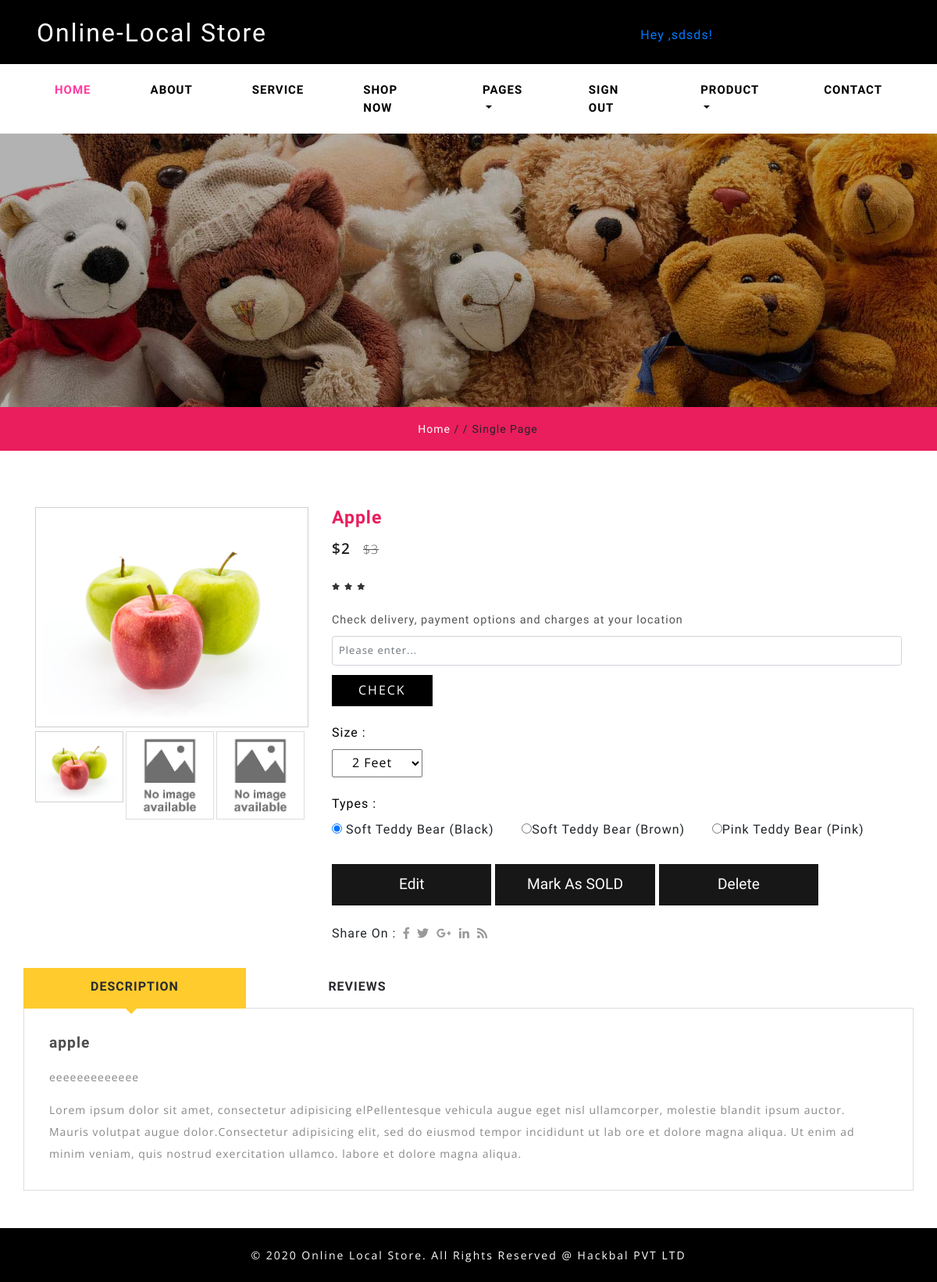
/shop/single?id=3 (signed in), run on the app's committed database.
### localShop/models.py (models this page shows)
class userProfile(models.Model):
	user = models.OneToOneField(User, on_delete=models.CASCADE)
	state = models.CharField(max_length=200,default='')
	shop_name = models.CharField(max_length=200,default='')
	house = models.CharField(max_length=200,default='')
	town = models.CharField(max_length=200,default='')
	address = models.CharField(max_length=200,default='')
	pincode = models.CharField(max_length=12,default='')
	phone = models.CharField(max_length=12,default='')
	is_store = models.BooleanField(default=False)
	description = models.CharField(max_length=200,default='')
	img = models.ImageField(upload_to='localshop/pics', default='default.jpg')
	is_active = models.BooleanField(default=True)
	license_no = models.CharField(max_length=20,default='')

### shop/models.py (models this page shows)
class products(models.Model):
	pname = models.CharField(max_length=100)
	ptype = models.CharField(max_length=10)
	description = models.TextField()
	stock = models.IntegerField()
	price  =models.IntegerField()
	img1 = models.ImageField(upload_to='localshop/pics')
	img2 = models.ImageField(upload_to='localshop/pics', default='default.jpg')
	img3 = models.ImageField(upload_to='localshop/pics', default='default.jpg')
	offer = models.BooleanField(default=False)
	isactive = models.BooleanField(default=True)
	offerprice = models.IntegerField(blank=True,null=True)
	created_at = models.DateField(auto_now_add=True)
	owner = models.ForeignKey(User,default=None,on_delete=models.CASCADE)

### shop/views.py (the view)
# urls.py: path('single', views.single,name='store_single'),
def single(request):
	current_user = request.user
	pid = request.GET['id']
	product=products.objects.filter(owner=request.user,id=pid)
	return render(request,"shop/single.html",{'product':product})

### template/shop/single.html (shortened to what this page needs)
   {% load static %}
<!DOCTYPE html>
<html lang="zxx">
   <head>
      <link href="{% static 'localshop/css/bootstrap.min.css' %}" rel="stylesheet" type="text/css" media="all">
      <link href="{% static 'localshop/css/fontawesome-all.min.css' %}" rel="stylesheet" type="text/css" media="all">
      <link rel="stylesheet" href="{% static 'localshop/css/shop.css' %}" type="text/css" />
      <link rel="stylesheet" type="text/css" href="{% static 'localshop/css/jquery-ui1.css' %}">
      <link href="{% static 'localshop/css/easy-responsive-tabs.css' %}" rel='stylesheet' type='text/css' />
      <link rel="stylesheet" href="{% static 'localshop/css/flexslider.css' %}" type="text/css" media="screen" />
      <link href="{% static 'localshop/css/style.css' %}" rel='stylesheet' type='text/css' media="all">
   </head>
   <body>
      <div class="header-outs" id="home">
            <div class="container-fluid">
               <div class="hedder-up row">
                  <div class="col-lg-3 col-md-3 logo-head">
                     <h1><a class="navbar-brand" href="/">Online-Local Store</a></h1>
                  </div>
                  <div class="col-lg-5 col-md-6 search-right">
                  </div>
                  <div class="col-lg-4 col-md-3 right-side-cart">
                     <div class="cart-icons">
                        <ul>
                           <li>
                              <a class="nav-link " href="shop" id="dropdown04" data-toggle="dropdown" aria-haspopup="true" aria-expanded="false">Hey ,{{ user.userprofile.shop_name }}!</a>
                           </li>
                        </ul>
                     </div>
                  </div>
               </div>
            </div>
            <nav class="navbar navbar-expand-lg navbar-light">
               <div class="collapse navbar-collapse justify-content-center" id="navbarSupportedContent">
                  <ul class="navbar-nav ">
                     <li class="nav-item active">
                        <a class="nav-link" href="index.html">Home <span class="sr-only">(current)</span></a>
                     </li>
                     <li class="nav-item">
                        <a href="about.html" class="nav-link">About</a>
                     </li>
                     <li class="nav-item">
                        <a href="service.html" class="nav-link">Service</a>
                     </li>
                     <li class="nav-item">
                        <a href="shop.html" class="nav-link">Shop Now</a>
                     </li>
                     <li class="nav-item dropdown">
                        <a class="nav-link dropdown-toggle" href="#" id="navbarDropdown" role="button" data-toggle="dropdown" aria-haspopup="true" aria-expanded="false">
                        Pages
                        </a>
                     </li>
                     {% if not user.is_authenticated %}
                     <li class="nav-item dropdown">
                        <a class="nav-link dropdown-toggle" href="#" id="navbarDropdown" role="button" data-toggle="dropdown" aria-haspopup="true" aria-expanded="false">
                        Store Keeper
                        </a>
                        <div class="dropdown-menu" aria-labelledby="navbarDropdown">
                           <a class="nav-link" href="/shop/login">Log In</a>
                           <a class="nav-link " href="/shop/signup">Sign Up</a>
                        </div>
                     </li>
                     {% else %}
                     <li class="nav-item">
                        <a href="/shop/logout" class="nav-link">Sign Out</a>
                     </li>
                     {% endif %}
                     <li class="nav-item dropdown">
                        <a class="nav-link dropdown-toggle" href="#" id="navbarDropdown1" role="button" data-toggle="dropdown" aria-haspopup="true" aria-expanded="false">
                        Product
                        </a>
                     </li>
                     <li class="nav-item">
                        <a href="contact.html" class="nav-link">Contact</a>
                     </li>
                  </ul>
               </div>
            </nav>
         </div>
      <div class="inner_page-banner one-img">
      </div>
      <div class="using-border py-3">
         <div class="inner_breadcrumb  ml-4">
            <ul class="short_ls">
               <li>
                  <a href="index.html">Home</a>
                  <span>/ /</span>
               </li>
               <li>Single Page</li>
            </ul>
         </div>
      </div>
      <section class="banner-bottom py-lg-5 py-3">
         <div class="container">
            {% for pro in product %}
            <div class="inner-sec-shop pt-lg-4 pt-3">
               <div class="row">
                  <div class="col-lg-4 single-right-left ">
                     <div class="grid images_3_of_2">
                        <div class="flexslider1">
                           <ul class="slides">
                              <li data-thumb="{{ pro.img1.url}}">
                                 <div class="thumb-image"> <img src="{{ pro.img1.url}}" data-imagezoom="true" class="img-fluid" alt=" "> </div>
                              </li>
                           </ul>
                        </div>
                     </div>
                  </div>
                  <div class="col-lg-8 single-right-left simpleCart_shelfItem">
                     <h3>{{ pro.pname }}</h3>
                     <p><span class="item_price">${% if pro.offer %}{{ pro.offerprice }}{% else %}{{ pro.price }}{% endif %}</span>
                       {% if pro.offer %} <del>${{ pro.price }}</del>{% endif %}
                     </p>
                     <div class="rating1">
                        <ul class="stars">
                           <li><a href="#"><i class="fa fa-star" aria-hidden="true"></i></a></li>
                           <li><a href="#"><i class="fa fa-star" aria-hidden="true"></i></a></li>
                           <li><a href="#"><i class="fa fa-star" aria-hidden="true"></i></a></li>
                        </ul>
                     </div>
                     <div class="description">
                        <h5>Check delivery, payment options and charges at your location</h5>
                        <form action="#" method="post">
                           <input class="form-control" type="text" name="Email" placeholder="Please enter..." required="">
                           <input type="submit" value="Check">
                        </form>
                     </div>
                     <div class="color-quality">
                        <div class="color-quality-right">
                           <h5>Size :</h5>
                           <select id="country1" onchange="change_country(this.value)" class="frm-field required sect">
                              <option value="null">2 Feet</option>
                           </select>
                        </div>
                     </div>
                     <div class="occasional">
                        <h5>Types :</h5>
                        <div class="colr ert">
                           <label class="radio"><input type="radio" name="radio" checked=""> Soft Teddy Bear (Black)</label>
                        </div>
                        <div class="colr">
                           <label class="radio"><input type="radio" name="radio">Soft Teddy Bear (Brown)</label>
                        </div>
                        <div class="colr">
                           <label class="radio"><input type="radio" name="radio">Pink Teddy Bear (Pink)</label>
                        </div>
                        <div class="clearfix"> </div>
                     </div>
                     <div class="occasion-cart">
                        <div class="toys single-item singlepage">
                              <button type="submit" class="toys-cart ptoys-cart add">
                              Edit
                              </button>
                              <button type="submit" class="toys-cart ptoys-cart add">
                              Mark as SOLD
                              </button>
                              <button type="submit" class="toys-cart ptoys-cart add">
                              Delete
                              </button>
                        </div>
                     </div>
                     <ul class="footer-social text-left mt-lg-4 mt-3">
                        <li>Share On : </li>
                        <li class="mx-1">
                           <a href="#">
                           <span class="fab fa-facebook-f"></span>
                           </a>
                        </li>
                        <li class="">
                           <a href="#">
                           <span class="fab fa-twitter"></span>
                           </a>
                        </li>
                        <li class="mx-1">
                           <a href="#">
                           <span class="fab fa-google-plus-g"></span>
                           </a>
                        </li>
                        <li class="">
                           <a href="#">
                           <span class="fab fa-linkedin-in"></span>
                           </a>
                        </li>
                        <li class="mx-1">
                           <a href="#">
                           <span class="fas fa-rss"></span>
                           </a>
                        </li>
                     </ul>
                  </div>
                  <div class="responsive_tabs">
                     <div id="horizontalTab">
                        <ul class="resp-tabs-list">
                           <li>Description</li>
                           <li>Reviews</li>
                        </ul>
                        <div class="resp-tabs-container">
                           <div class="tab1">
                              <div class="single_page">
                                 <h6>{{ pro.pname }}</h6>
                                 <p>{{ pro.description }}
                                 </p>
                                 <p class="para">Lorem ipsum dolor sit amet, consectetur adipisicing elPellentesque vehicula augue eget nisl ullamcorper, molestie
                                    blandit ipsum auctor. Mauris volutpat augue dolor.Consectetur adipisicing elit, sed do eiusmod tempor incididunt
                                    ut lab ore et dolore magna aliqua. Ut enim ad minim veniam, quis nostrud exercitation ullamco. labore et dolore
                                    magna aliqua.
                                 </p>
                              </div>
                           </div>
                        </div>
                     </div>
                  </div>
               </div>
            </div>
         </div>
         {% endfor %}
      </section>
      <footer class="py-lg-4 py-md-3 py-sm-3 py-3 text-center">
         <div class="copy-agile-right">
            <p>
               © 2020 Online Local Store. All Rights Reserved @ Hackbal PVT LTD
            </p>
         </div>
      </footer>
   </body>
</html>

### static/localshop/css/shop.css (style rules this page uses)
.toys-cart { font-size: 1em; color: #fff; margin: 0; text-decoration: none; text-transform: capitalize; border: none; background: none; outline: none; -webkit-transition: .5s all; -moz-transition: .5s all; transition: .5s all; padding:5px 7px; }
ul.stars i { font-size: 9px; }
ul.stars li { list-style:none; display:inline-block; }
ul.stars li a { color:#333; }
span.item_price { font-size: 18px; color: #d60404; }
button.toys-cart { font-size: 1.2em; color: #fff; border:none; text-align: center; border-left:none!important; background: none; background: #171717; width:20%; padding:12px 0px }
.single-right-left h3 { text-transform: capitalize; font-size: 23px; color:#ea1d5d; margin: 0; letter-spacing: 1px; font-weight: 600; }
.single-right-left p { color: #000; font-size: 20px; margin: .5em 0 1em; }
.single-right-left del { color: #555; margin-left: 10px; font-weight: 300; font-size: 0.8em; }
.description { margin:1.5em 0; }
.description h5 { color: #545454; font-size: 0.9em; margin-bottom:12px; letter-spacing: 1px; }
.occasional { margin:1.5em 0; }
.color-quality-right h5,.occasional h5 { color: #000; font-size: 16px; margin: 0 0 12px; letter-spacing: 1px; }
.color-quality-right select { padding: 5px 21px; }
.colr { width: 33.333%; float: left; }
.description input[type="text"] { padding:8px 8px; color:#ccc; font-size:13px; width:100%; outline:none; letter-spacing:1px; }
.description input[type="submit"] { color: #fff; font-size: 16px; background: #000000; border: none; outline: none; margin-top:12px; padding: 7px 34px 9px; letter-spacing: 2px; text-transform: uppercase; }
.single_page h6 { font-size: 1.2em; font-weight: 700; letter-spacing: 1px; color: #4e4c4c; margin-bottom: 1em; }
.single_page p { line-height: 2em; color: #888; font-size: 14px; }
p.para { margin-top: 1em; }
span.item_price { font-size: 19px; color: #212020; font-weight: 600; }
.responsive_tabs { margin-top: 2em; }
@media (max-width:1280px) { button.toys-cart { width: 28%; } }

### static/localshop/css/easy-responsive-tabs.css (style rules this page uses)
body { margin: 0px; padding: 0px; }
ul.resp-tabs-list, p { margin: 0px; padding: 0px; }
.resp-tabs-list li { display: inline-block; padding: 12px 20px; margin: 0; list-style: none; cursor: pointer; float: left; color: #2A2B2F; width: 25%; text-align: center; font-size: 1em; font-weight: 700; letter-spacing: 1px; text-transform: uppercase; }
.resp-tabs-container { padding: 2em; clear: left; border: 1px solid #ddd; }
.resp-tab-content { display: none; }
.resp-tab-active { border-bottom: 4px solid #ffcb2d; margin-bottom: -1px !important; position:relative; background:#ffcb2d; }
.resp-tab-active:before { content: ''; position: absolute; width: 0; height: 0; border-top: 10px solid #ffcb2d; border-left: 10px solid rgba(69, 42, 21, 0); border-right: 10px solid rgba(199, 57, 57, 0); left: 45%; top: 103%; transition: 0.5s all; -webkit-transition: 0.5s all; -o-transition: 0.5s all; -moz-transition: 0.5s all; -ms-transition: 0.5s all; }
.resp-tab-active { background-color:#ffcb2d; }
.resp-tab-content-active { display: block; }

### static/localshop/css/flexslider.css (style rules this page uses)
.slides, .slides > li, .flex-control-nav, .flex-direction-nav { margin: 0; padding: 0; list-style: none; }

### data on the page
products: img1 (picture), pname "Apple", offerprice "2", price "3", pname "apple", description "eeeeeeeeeeeee"

### other printed values
{{ user.userprofile.shop_name }} "sdsds"
